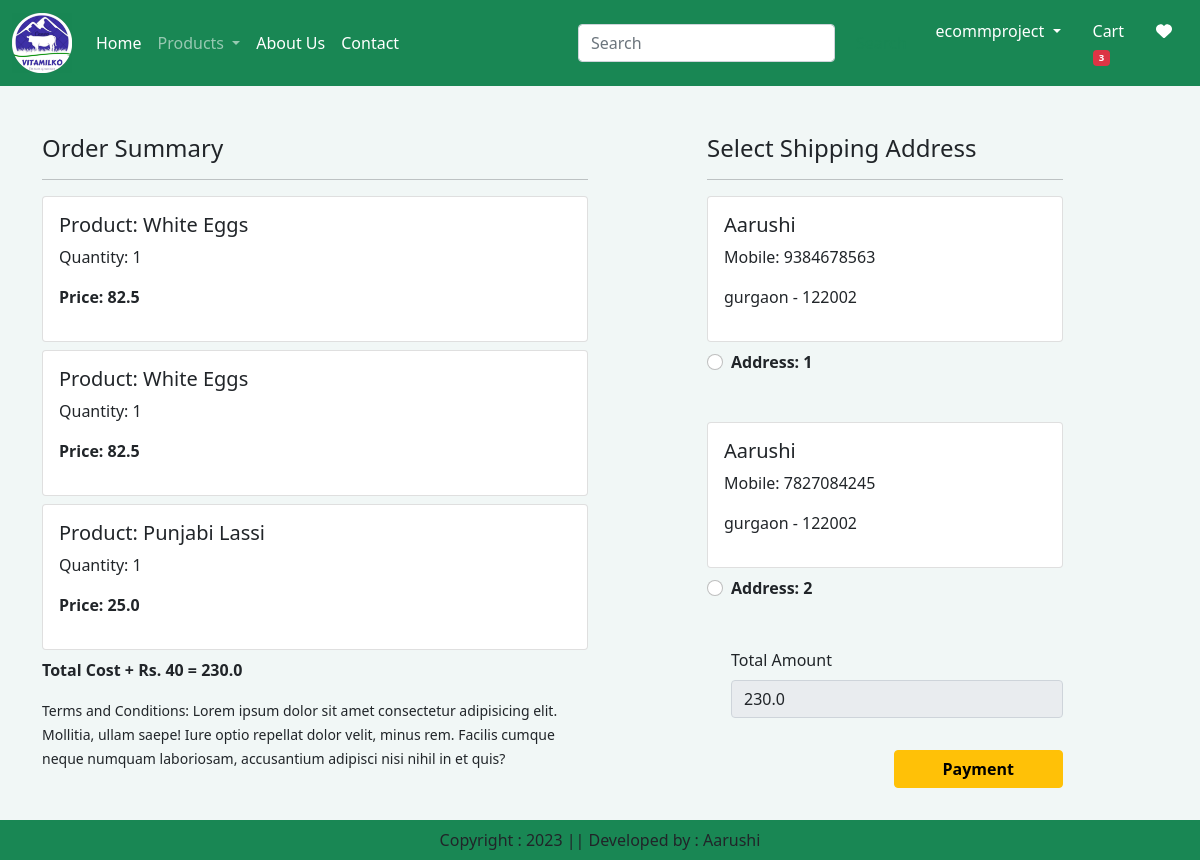
Screenshot of /checkout/ (signed in) with the database file from the repository.
### app/models.py (models this page shows, shortened)
class Cart(models.Model):
    user = models.ForeignKey(User,on_delete=models.CASCADE)
    product = models.ForeignKey(Product, on_delete=models.CASCADE)
    quantity = models.PositiveIntegerField(default=1)

class Product(models.Model):
    title = models.CharField(max_length=100)
    selling_price = models.FloatField()
    discounted_price = models.FloatField()
    description = models.TextField()
    composition = models.TextField(default='')
    prodapp = models.TextField(default='')
    category = models.CharField(choices=CATEGORY_CHOICES, max_length=2)
    product_image = models.ImageField(upload_to="product")

class Customer(models.Model):
    user = models.ForeignKey(User,on_delete=models.CASCADE)
    name = models.CharField(max_length=200)
    locality = models.CharField(max_length=200)
    mobile = models.IntegerField(default=0)
    zipcode = models.IntegerField()
    city = models.CharField(choices=STATE_CHOICES, max_length=100)

### app/views.py (the view, shortened to what this page needs)
# urls.py: path('checkout/', views.checkout.as_view(), name='checkout'),
class checkout(View):
    def get(self,request):
        totalitem = 0
        wishitem=0
        if request.user.is_authenticated:
            totalitem = len(Cart.objects.filter(user=request.user))
            wishitem = len(Wishlist.objects.filter(user=request.user))
        user=request.user
        add=Customer.objects.filter(user=user)
        cart_items=Cart.objects.filter(user=user)
        famount=0
        for p in cart_items:
            value= p.quantity * p.product.discounted_price
            famount=famount+value
        totalamount= famount+40
        razoramount= int(totalamount * 100)
        client=razorpay.Client(auth=(settings.RAZOR_KEY_ID, settings.RAZOR_KEY_SECRET))
        data={"amount": razoramount, "currency": "INR", "receipt": "order_rcptid_12"}
        payment_response=client.order.create(data=data)
        print(payment_response)
        order_id=payment_response['id']
        order_status=payment_response['status']
        return render(request, 'app/checkout.html',locals())

### app/templates/app/checkout.html (shortened to what this page needs)
{% extends 'app/base.html' %}
{% load static %}_
{% block main-content %}
<div class="container">
<div class="row mt-5">
 <div class="col-sm-6">
  <h4>Order Summary</h4>
   <hr>
    {% for item in cart_items %}
     <div class="card mb-2">
      <div class="card-body">
       <h5>Product: {{item.product.title}}</h5>
        <p>Quantity: {{item.quantity}}</p>
         <p class="fw-bold">Price: {{item.product.discounted_price}}</p>
      </div>
     </div>
    {% endfor %}
    <p class="fw-bold">Total Cost + Rs. 40 = {{totalamount}}</p>
    <small>Terms and Conditions: Lorem ipsum dolor sit amet consectetur adipisicing elit. Mollitia, ullam saepe! Iure optio repellat dolor velit, minus rem. Facilis cumque neque numquam laboriosam, accusantium adipisci nisi nihil in et quis?</small>
 </div>
 <div class="col-sm-4 offset-sm-1">
 <h4>Select Shipping Address</h4>
 <hr> <form method="post" id="myform">
    {% for ad in add %}
    <div class="card">
     <div class="card-body">
      <h5>{{ad.name}}</h5>
      <p>Mobile: {{ad.mobile}}</p>
      <p>{{ad.locality}} {{ad.citystate}}  - {{ad.zipcode}}</p>
     </div>
    </div>
    <div class="form-check mt-2 mb-5">
     <input class="form-check-input" type="radio" name="custid" id="custadd{{forloop.counter}}" value="{{ad.id}}">
      <label class="form-check-label fw-bold" for="custadd{{forloop.counter}}">
        Address: {{forloop.counter}} </label>
    </div>
    {% endfor %}
    <div class="form-check mb-3">
    <label for="totamount" class="form-label">Total Amount</label>
    <input type="number" class="form-control" name="totamount" value={{totalamount}} readonly>
    </div>
    <div class="text-end">
        <button id="rzp-button1" type="submit" class="btn btn-warning mt-3 px-5 fw-bold">Payment</button>
    </div>
    <br><br><br>
    </form>
    </div>
 </div>
</div>
{% endblock main-content %}

### app/templates/app/base.html (shortened to what this page needs)
<!DOCTYPE html>
{% load static %}
<html lang="en">
<head>
    <link href="https://cdn.jsdelivr.net/npm/bootstrap@5.0.0-beta1/dist/css/bootstrap.min.css" rel="stylesheet">
    <link rel="stylesheet" href="{% static 'app/css/owl.carousel.min.css' %}">
    <link rel="stylesheet" href="{% static 'app/css/all.min.css' %}">
    <link rel="stylesheet" href="{% static 'app/css/style.css' %}">
</head>
<body style="background-color: #F1F7F6;">
    <nav class="navbar navbar-expand-lg navbar-dark bg-success">
        <div class="container-fluid">
          <a class="navbar-brand" href="#">
            <img src="{% static "app/images/product/hello.png" %}" width="60" height="60" />
          </a>
          <div class="collapse navbar-collapse" id="navbarSupportedContent">
            <ul class="navbar-nav me-auto mb-2 mb-lg-0">
              {% if request.user.is_authenticated %}
              <li class="nav-item">
                <a class="nav-link active" aria-current="page" href="/">Home</a>
                <li class="nav-item dropdown">
                  <a class="nav-link dropdown-toggle" href="#" role="button" data-bs-toggle="dropdown" aria-expanded="false">
                    Products
                  </a>
                </li>
              </li>
              <li class="nav-item">
                <a class="nav-link text-white" href="{% url 'about' %}">About Us</a>
              </li>
              <li class="nav-item">
                <a class="nav-link text-white" href="{% url 'contact' %}">Contact</a>
              </li>
            </ul>
            <form class="d-flex" role="search" action="/search">
              <input class="form-control me-2" type="search" placeholder="Search" aria-label="Search" name="search">
              <button class="btn btn-outline-success" type="submit">Search</button>
            </form>
          </div>
          <ul class="navbar-nav me-auto mb-2 mb-lg-0">
              <li class="nav-item dropdown mx-2">
                <a class="nav-link dropdown-toggle text-white" href="#" id="profileDropdown" role="button" data-bs-toggle="dropdown" aria-expanded="false">{{request.user}}
                </a>
              </li>
              <li class="nav-item mx-2">
                <a class="nav-link text-white" href="{% url 'showcart' %}">Cart<span class="badge bg-danger" style="font-size:0.6rem;">{% if totalitem > 0 %}{{totalitem}}{% endif %}</span></a>
              </li>
              <li class="nav-item mx-2">
                <a class="nav-link text-white" href="{% url 'showwishlist' %}"><i class="fa fa-heart"></i></a>
              </li>
              {% endif %}
          </ul>
        </div>
      </nav>
      {% block main-content %}{% endblock main-content %}
      <footer class="container-fluid fixed-bottom bg-success text-center p-2 mt-5">
        Copyright : 2023 || Developed by : Aarushi
      </footer>
    </body>
  </html>

### rows the page displays
Cart: product "White Eggs", quantity "1", product.discounted_price "82.5"
Cart: product "White Eggs", quantity "1", product.discounted_price "82.5"
Cart: product "Punjabi Lassi", quantity "1", product.discounted_price "25.0"
Customer: name "Aarushi", mobile "9384678563", locality "gurgaon", zipcode "122002"
Customer: name "Aarushi", mobile "7827084245", locality "gurgaon", zipcode "122002"

### other values shown
{{ request.user }} "ecommproject"
{{ totalitem }} "3"
{{ totalamount }} "230.0"
